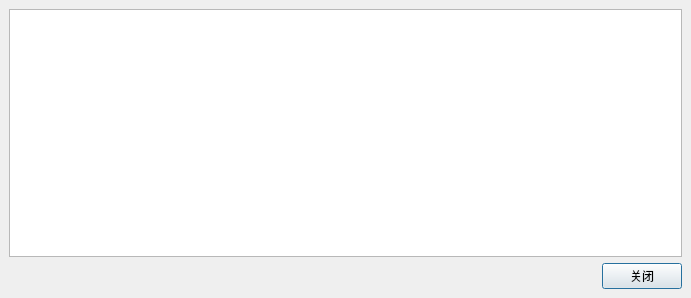
<?xml version="1.0" encoding="UTF-8"?>
<ui version="4.0">
 <class>TransactionDescDialog</class>
 <widget class="QDialog" name="TransactionDescDialog">
  <property name="geometry">
   <rect>
    <x>0</x>
    <y>0</y>
    <width>691</width>
    <height>298</height>
   </rect>
  </property>
  <property name="minimumSize">
   <size>
    <width>620</width>
    <height>280</height>
   </size>
  </property>
  <property name="windowTitle">
   <string>Transaction details</string>
  </property>
  <layout class="QVBoxLayout" name="verticalLayout">
   <property name="spacing">
    <number>0</number>
   </property>
   <property name="leftMargin">
    <number>0</number>
   </property>
   <property name="topMargin">
    <number>0</number>
   </property>
   <property name="rightMargin">
    <number>0</number>
   </property>
   <property name="bottomMargin">
    <number>0</number>
   </property>
   <item>
    <widget class="QWidget" name="Widget_bk_small" native="true">
     <layout class="QVBoxLayout" name="verticalLayout_bk_small">
      <item>
       <widget class="QTextEdit" name="detailText">
        <property name="toolTip">
         <string>This pane shows a detailed description of the transaction</string>
        </property>
        <property name="readOnly">
         <bool>true</bool>
        </property>
       </widget>
      </item>
      <item>
       <layout class="QHBoxLayout" name="horizontalLayout">
        <property name="spacing">
         <number>4</number>
        </property>
        <item>
         <spacer name="horizontalSpacer">
          <property name="orientation">
           <enum>Qt::Horizontal</enum>
          </property>
          <property name="sizeHint" stdset="0">
           <size>
            <width>40</width>
            <height>20</height>
           </size>
          </property>
         </spacer>
        </item>
        <item>
         <widget class="QPushButton" name="CloseBtn">
          <property name="text">
           <string>关闭</string>
          </property>
         </widget>
        </item>
       </layout>
      </item>
     </layout>
    </widget>
   </item>
  </layout>
 </widget>
 <resources/>
 <connections/>
</ui>
